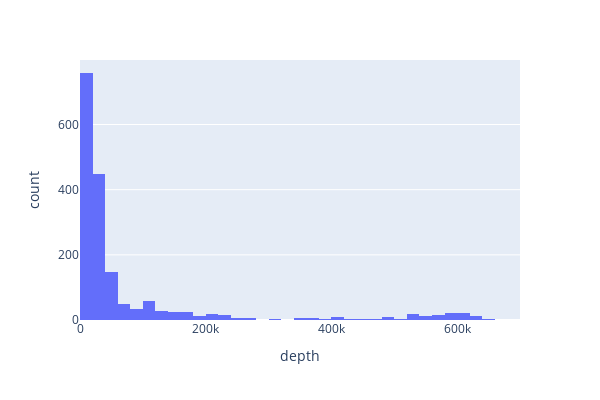

Write notebook code for a chart like this one.
### Markdown cell above
You can use the interactive plotting package Plotly. First we will show a histogram of the event depth using the function ``histogram``

### Code cell
fig = px.histogram(quake,   #specify what dataframe to use
             x="depth",  #specify the variable for the histogram 
             nbins=50,       #number of bins for the histogram 
             height=400,     #dimensions of the figure
             width=600);
fig.show()

### Figure 1 — Plotly figure (JSON) as saved in the notebook; plotly's stock layout.template omitted (floating-point values rounded to 4 significant figures; data arrays with more than 128 entries replaced by an {"elided": "..."} marker saying what was removed)
{"data": [{"alignmentgroup": "True", "bingroup": "x", "hovertemplate": "depth=%{x}<br>count=%{y}<extra></extra>", "legendgroup": "", "marker": {"color": "#636efa", "pattern": {"shape": ""}}, "name": "", "nbinsx": 50, "offsetgroup": "", "orientation": "v", "showlegend": false, "type": "histogram", "x": {"elided": "1785 float values"}, "xaxis": "x", "yaxis": "y"}], "layout": {"barmode": "relative", "height": 400, "legend": {"tracegroupgap": 0}, "margin": {"t": 60}, "width": 600, "xaxis": {"anchor": "y", "autorange": true, "domain": [0, 1], "range": [0, 700000], "title": {"text": "depth"}, "type": "linear"}, "yaxis": {"anchor": "x", "autorange": true, "domain": [0, 1], "range": [0, 797.9], "title": {"text": "count"}}}}
